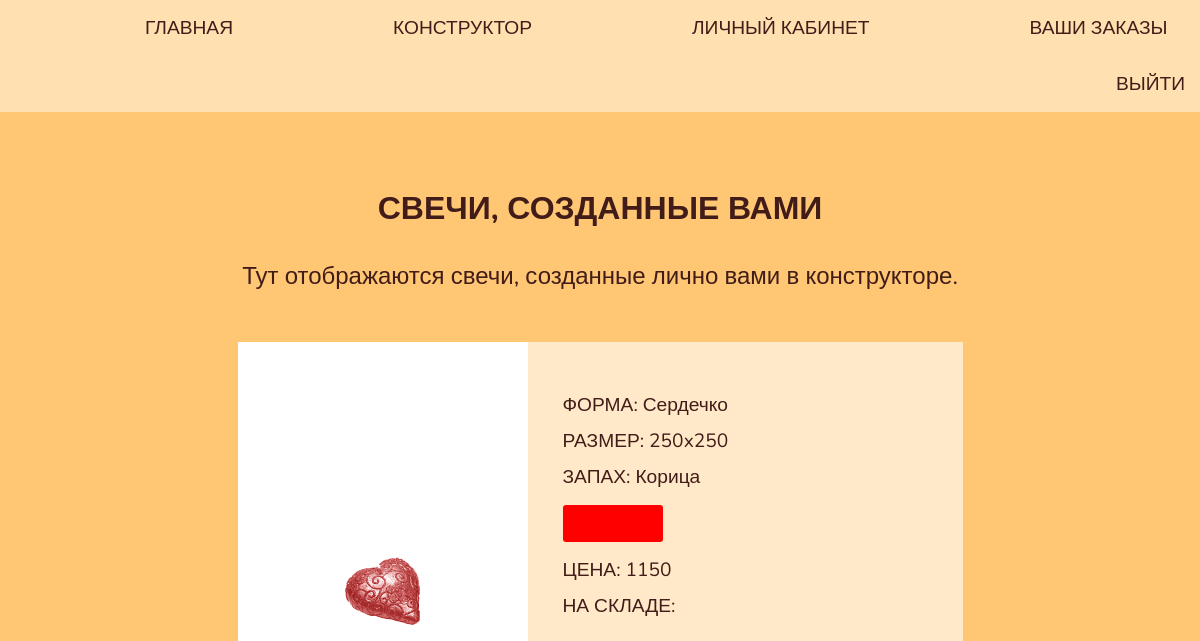
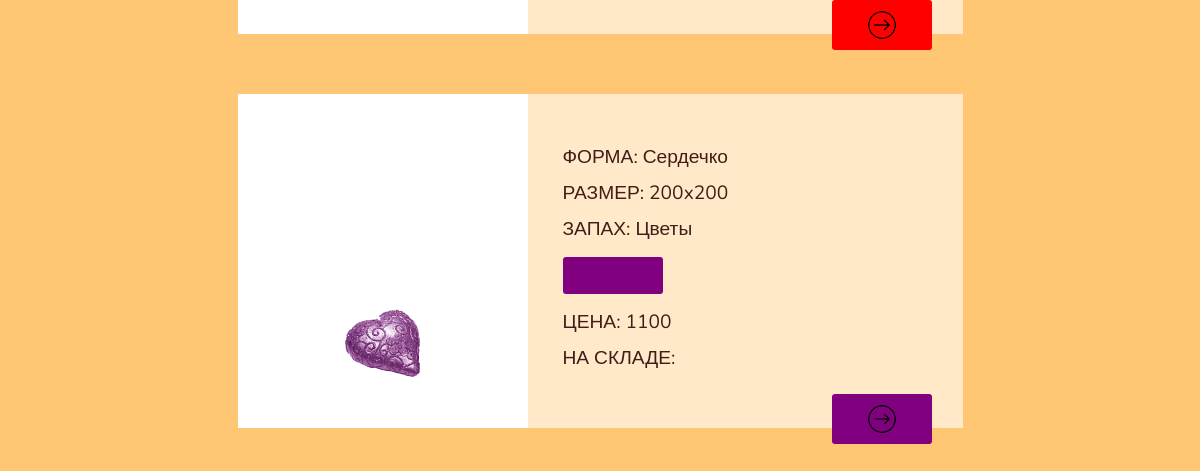
/kabinet.php (signed in), run on an earlier commit of the app's database (2 pictures, top to bottom).
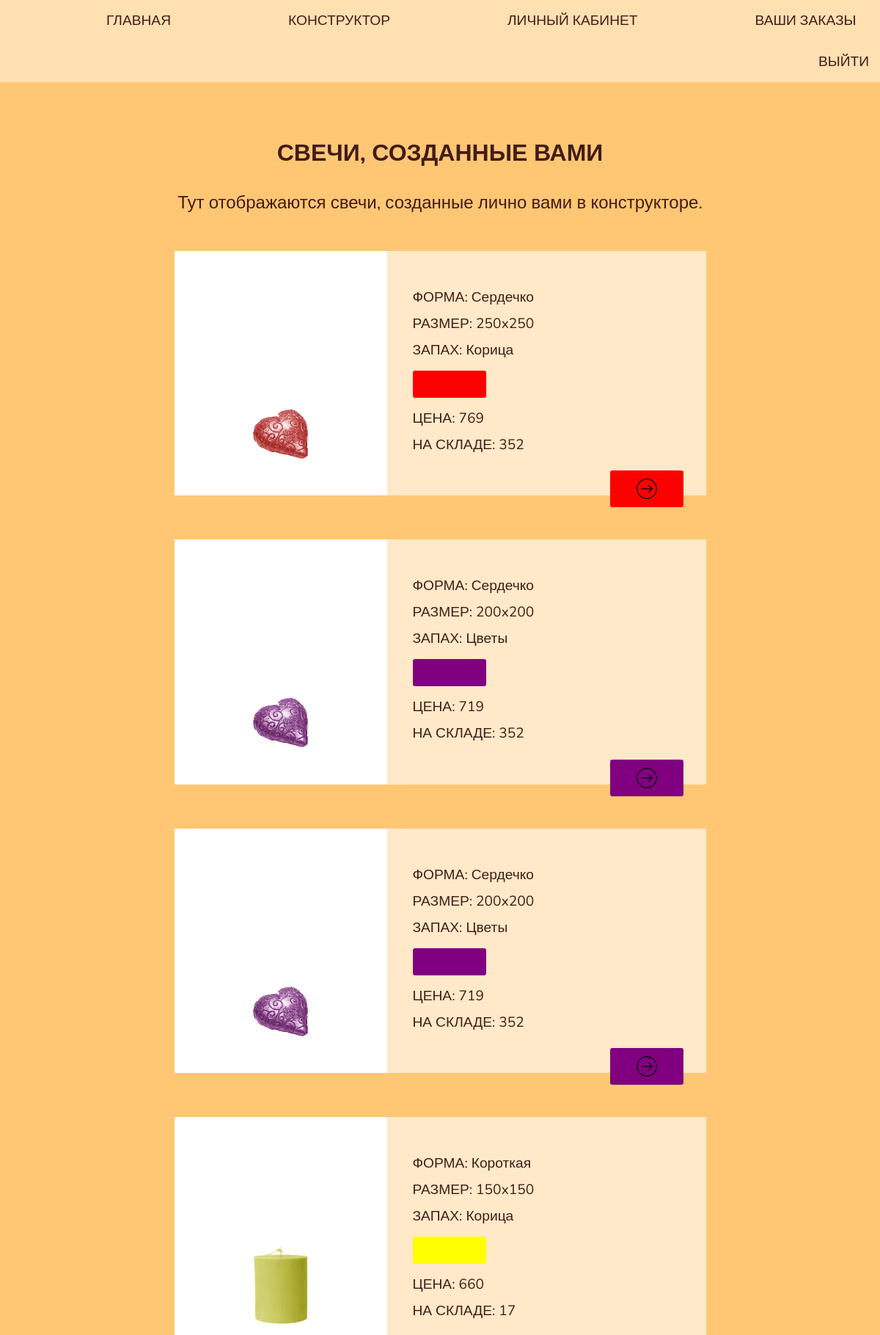
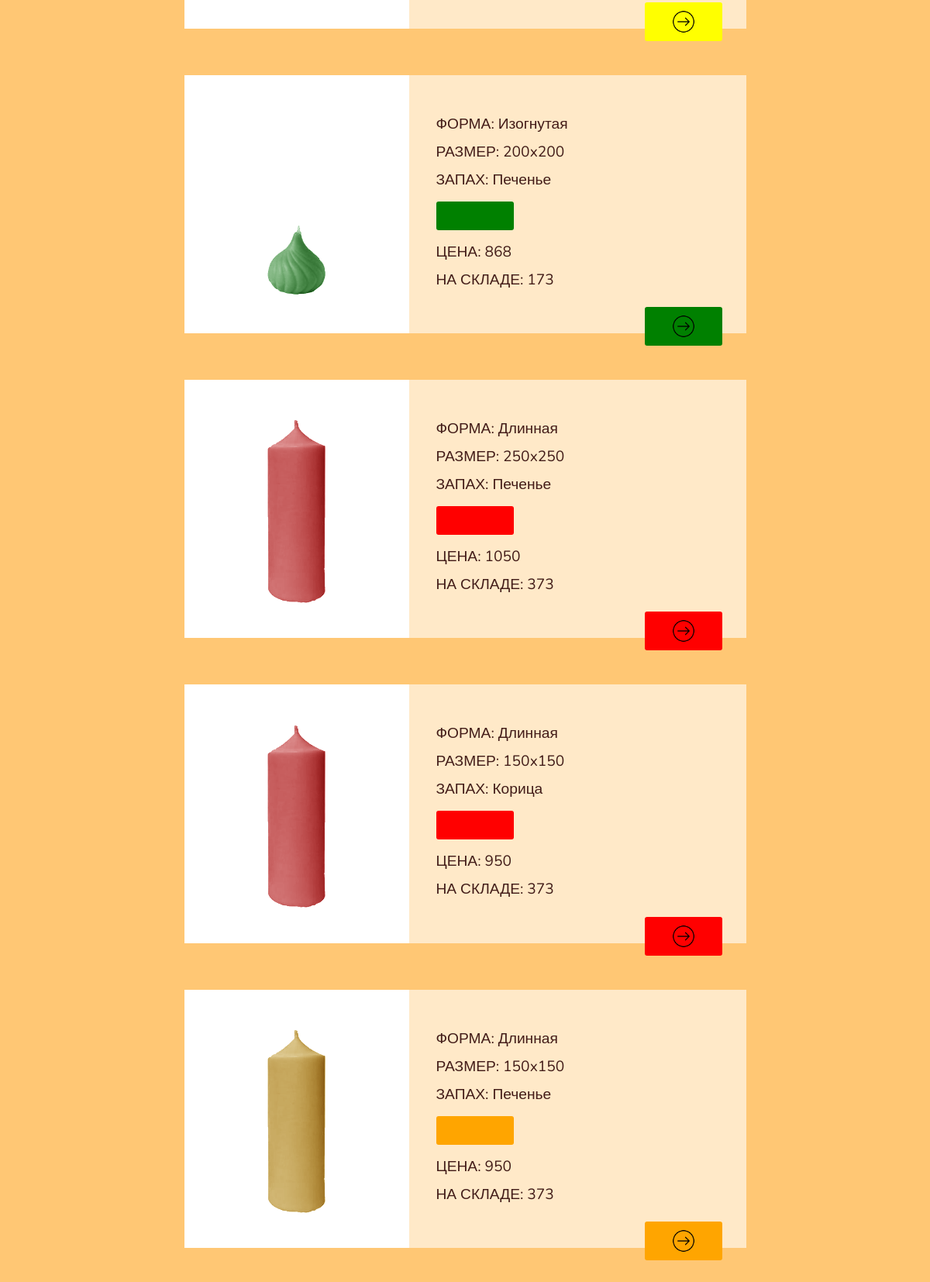
And on a later commit of the database (2 pictures, top to bottom).
### tables this page shows
CREATE TABLE `candle` (
  `id_candle` int(11) NOT NULL,
  `candle_name` varchar(25) NOT NULL,
  `id_zapah` int(11) DEFAULT NULL,
  `id_form` int(11) DEFAULT NULL,
  `id_color` int(11) DEFAULT NULL,
  `id_razer` int(11) DEFAULT NULL
);

CREATE TABLE `color` (
  `id_color` int(11) NOT NULL,
  `color_name` varchar(25) NOT NULL,
  `color_code` varchar(16) NOT NULL,
  `color_price` int(11) NOT NULL
);

CREATE TABLE `form` (
  `id_form` int(11) NOT NULL,
  `form_name` varchar(25) NOT NULL,
  `form_path` varchar(100) NOT NULL,
  `form_price` int(11) NOT NULL,
  `form_available` int(11) NOT NULL
);

CREATE TABLE `razmer` (
  `id_razmer` int(11) NOT NULL,
  `razmer_name` varchar(7) DEFAULT NULL,
  `razmer_price` int(11) NOT NULL
);

CREATE TABLE `zapah` (
  `id_zapah` int(11) NOT NULL,
  `zapah_name` varchar(25) NOT NULL,
  `zapah_path` varchar(100) NOT NULL,
  `zapah_price` int(11) NOT NULL
);

### kabinet.php (the view, shortened to what this page needs)
<?php
	require ('./php/connection.php');
	$userId = $_SESSION['id_user'];
?>
<!DOCTYPE html>
<html>
<head>
	<link rel="stylesheet" type="text/css" href="./css/kabinet.css">
</head>
<body>
	<div class="menu">
		<a href="index.php" class="">ГЛАВНАЯ</a>
		<a href="constructor.php" class="">КОНСТРУКТОР</a>
		<a href="kabinet.php" class="">ЛИЧНЫЙ КАБИНЕТ</a>
		<a href="zakazi.php" class="">ВАШИ ЗАКАЗЫ</a>
		<?php
			if (isset($userId))
			{
				echo '<a href="php/logout.php"> ВЫЙТИ </a>';
			}
			else
			{
				echo '<a href="auth.php"> ВОЙТИ </a>';
			}
		?>
	</div>
	<div class="niz">
		<h3>СВЕЧИ, СОЗДАННЫЕ ВАМИ </h3>
		<h4> Тут отображаются свечи, созданные лично вами в конструкторе. </h4>
		<div class="flex">
		<?php
			$querySvechi = 'SELECT
								*,
								(color.color_price + form.form_price + razmer.razmer_price + zapah.zapah_price) as candle_price
							FROM
								candle,
								color,
								form,
								razmer,
								zapah,
								user_candle
							WHERE
								candle.id_color = color.id_color
							AND
								candle.id_form = form.id_form
							AND
								candle.id_razer = razmer.id_razmer
							AND
								candle.id_zapah = zapah.id_zapah
							AND
								user_candle.id_candle = candle.id_candle
							AND
								user_candle.id_user = '.$userId;
			$resultSvechi = mysqli_query($link, $querySvechi);
			while ($svecha = mysqli_fetch_assoc($resultSvechi))
			{
				echo '<div class="infa">
						<div class="img_svecha">
							<div class="img-color" style="background-color: '.$svecha['color_code'].'" ></div>
							<img src="'.$svecha['form_path'].'">
						</div>
						<div class="h_infa">
							<ul>
								<li>ФОРМА: '.$svecha['form_name'].'</li>
								<li>РАЗМЕР: '.$svecha['razmer_name'].'</li>
								<li>ЗАПАХ: '.$svecha['zapah_name'].'</li>
								<div class="colors" style="background-color: '.$svecha['color_code'].'"></div>
								<li>ЦЕНА: '.$svecha['candle_price'].'</li>
								<li>НА СКЛАДЕ: '.$svecha['form_available'].'</li>
								<a href="svecha.php?id='.$svecha['id_candle'].'" class="">
									<div class="dalee" style="background-color: '.$svecha['color_code'].'">
										<img src="img/strelka.png">
									</div>
								</a>
							</ul>
						</div>
					</div>';
			}
		?>
		</div>
	</div>
</body>
</html>

### css/kabinet.css (style rules this page uses)
* { padding: 0; margin: 0; outline: none; box-sizing: border-box; }
html, body { width: 100%; height: 100%; font-family: "Nunito", sans-serif; background-color: #FFC774; }
.menu { display: flex; flex-flow: row wrap; width: 100%; background-color: #ffe0b1; }
.menu a { text-decoration: none; color: #421c18; font-size: larger; margin-left: 130px; display: flex; align-items: center; transition: 0.3s all; padding: 15px; transform: scale(1); }
.menu a:last-child { margin-left: auto; }
.niz { height: 95%; display: flex; align-items: flex-start; flex-wrap: wrap; }
.flex { width: 100%; justify-content: center; display: flex; flex-flow: row wrap; }
h3 { width: 100%; text-align: center; padding: 75px 0px; padding-bottom: 15px; color: #421c18; font-weight: bold; font-size: xx-large; }
h4 { width: 100%; text-align: center; padding: 15px 0px; color: #421c18; font-weight: normal; font-size: x-large; padding-bottom: 50px; }
.infa { margin: 0 25px; width: 725px; display: flex; flex-direction: row; background-color: white; margin-bottom: 60px; }
.img_svecha { width: 30%; margin: auto; padding: 2%; display: flex; justify-content: center; align-items: center; background-size: contain; }
.img_svecha { position: relative; }
.img_svecha .img-color { position: absolute; height: 100%; width: 100%; top: 0; left: 0; mix-blend-mode: soft-light; }
.infa img { width: 40%; }
.dalee, .delete { width: 100px; height: 50px; background-color: #FF4747; border-radius: 3px; margin-left: 70%; margin-top: 4%; display: flex; align-items: center; justify-content: center; margin-bottom: -16px; }
.dalee img { width: 30px; }
.h_infa { padding-top: 45px; width: 60%; background-color: #ffcf8875; }
ul { height: 10%; }
li { list-style: none; padding: 5px 35px; text-decoration: none; color: #421c18; font-size: larger; }
.colors { width: 100px; height: 37px; background-color: red; border-radius: 3px; margin: 10px 35px; }

What changed in the data, as far as the page shows it:
changed through a linked row, candle (number 1 of 8 on the later page): candle_price "1150" → "769"; id_form.form_available (not shown) → "352"
changed through a linked row, candle (number 2 of 8 on the later page): candle_price "1100" → "719"; id_form.form_available (not shown) → "352"
added candle: id_form.form_name "Сердечко", id_razer.razmer_name "200x200", id_zapah.zapah_name "Цветы", candle_price "719", id_form.form_available "352"
added candle: id_form.form_name "Короткая", id_razer.razmer_name "150x150", id_zapah.zapah_name "Корица", candle_price "660", id_form.form_available "17"
added candle: id_form.form_name "Изогнутая", id_razer.razmer_name "200x200", id_zapah.zapah_name "Печенье", candle_price "868", id_form.form_available "173"
added candle: id_form.form_name "Длинная", id_razer.razmer_name "250x250", id_zapah.zapah_name "Печенье", candle_price "1050", id_form.form_available "373"
added candle: id_form.form_name "Длинная", id_razer.razmer_name "150x150", id_zapah.zapah_name "Корица", candle_price "950", id_form.form_available "373"
added candle: id_form.form_name "Длинная", id_razer.razmer_name "150x150", id_zapah.zapah_name "Печенье", candle_price "950", id_form.form_available "373"
